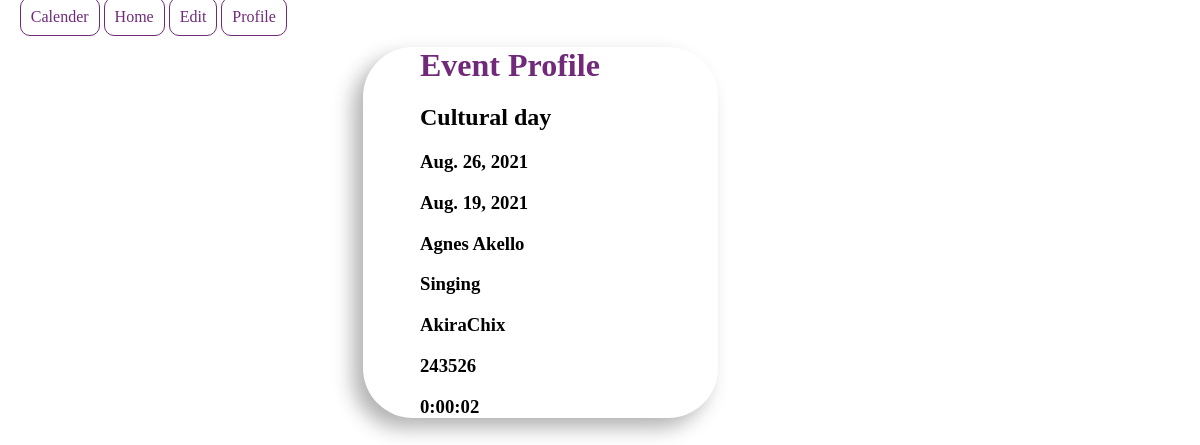
Page /calender/profile/1/ on the committed database.
### calender/models.py (models this page shows, shortened)
class Events(models.Model):
    event_name=models.CharField(max_length=20,null=True)
    start_time=models.DateField(null=True)
    end_time=models.DateField(null=True)
    guests=models.CharField(max_length=20,null=True)
    event_task=models.CharField(max_length=20,null=True)
    venue=models.CharField(max_length=20,null=True)
    event_id=models.CharField(max_length=20,null=True)
    duration=models.DurationField(null=True)

### calender/views.py (the view)
# urls.py: path("profile/<int:id>/",calendar_profile,name="calender_profile"),
def calendar_profile(request,id):
    calendar=Events.objects.get(id=id)
    return render(request,"calender_profile.html",{"calendar":calendar})

### calender/templates/calender_profile.html (shortened to what this page needs)
<!DOCTYPE html>
<html lang="en">
<head>
</head>
<body>
    <div id="clerfix" >
        <a class="btn info" id="button1" href="{% url 'CalenderView' %}">Calender</a>
        <a class="btn info" id="button2" href="{% url 'home_view' %}">Home</a>
        <a class="btn info" id="button3" href="{% url 'edit_calender' %}">Edit</a>
        <a class="btn info" id="button4" href="{% url 'calender_profile' %}">Profile</a>
    </div>
    <form>
            <h1>Event Profile</h1>
    <h2>{{calendar.event_name }}</h2>
    <h3>{{calendar.start_time }}</h3>
    <h3>{{calendar.end_time }}</h3>
    <h3>{{calendar.guests  }}</h3>
    <h3>{{calendar.event_task  }}</h3>
    <h3>{{ calendar.venue }}</h3>
    <h3>{{ calendar.event_id }}</h3>
    <h3>{{ calendar.duration }}</h3>
    </form>
</body>
</html>

### calender/templates/calender_profile.html (style rules this page uses)
form { margin-left: 30%; text-align: left; width: 30%; background-color:white; height: 50%; border-radius: 50px; -webkit-box-shadow: -10px 10px 20px rgba(0, 0, 0, 0.3); box-shadow: -10px 10px 20px rgba(0, 0, 0, 0.3); }
h1 { color: #702A79; margin-left: 16%; margin-bottom: 3%; }
h2 { margin-left: 16%; }
h3 { margin-left: 16%; }
.info { border-color: #702A79; color:#702A79; }
.btn { background-color:#ffffff; color:#702A79; border-radius: 10px; padding: 10px; width: 300px; border: 1px solid #702A79; }
a { text-decoration: none; }
#button1 { margin-left: 1%; }

### rows in the picture
Events: event_name "Cultural day", start_time "Aug. 26, 2021", end_time "Aug. 19, 2021", guests "Agnes Akello", event_task "Singing", venue "AkiraChix", event_id "243526", duration "0:00:02"
